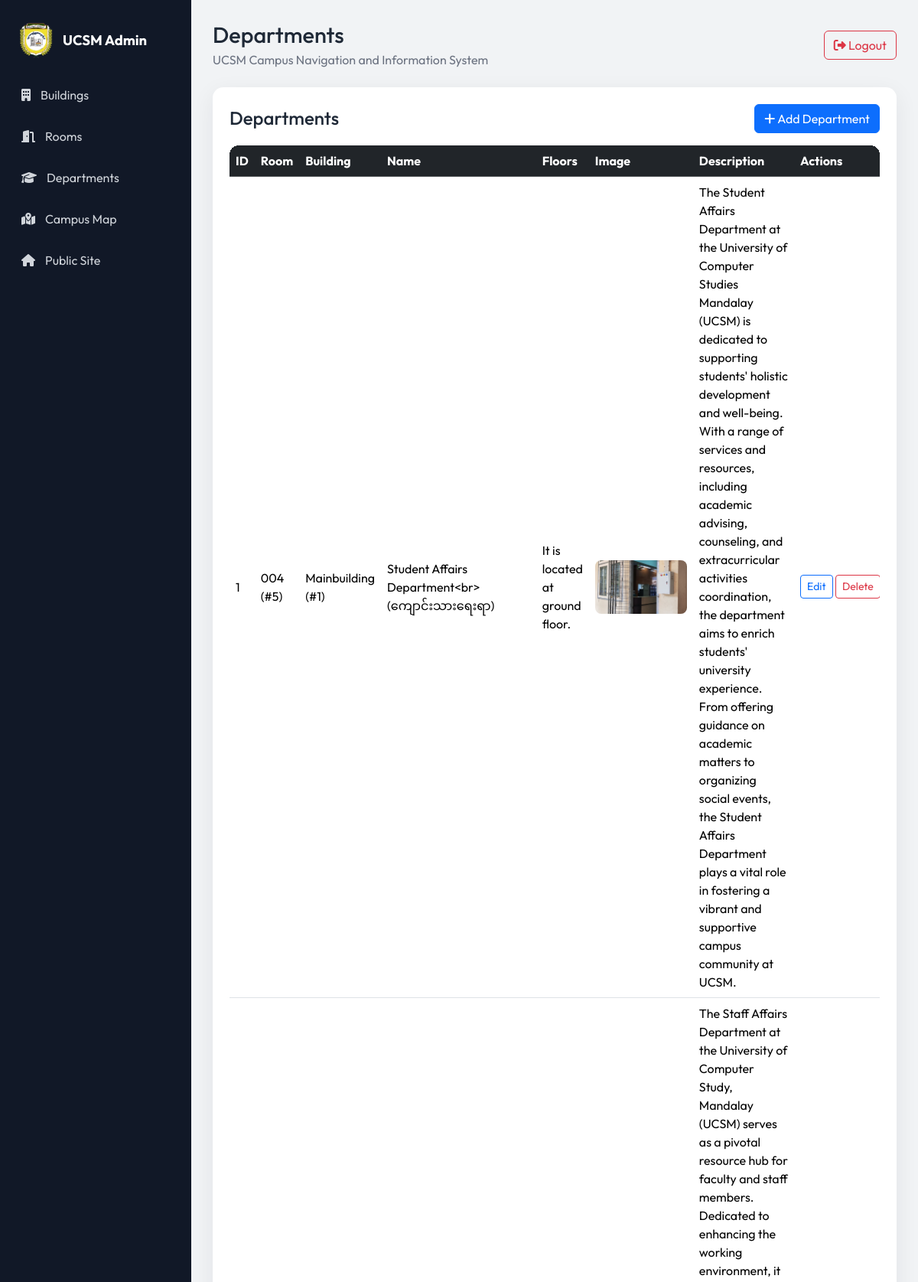
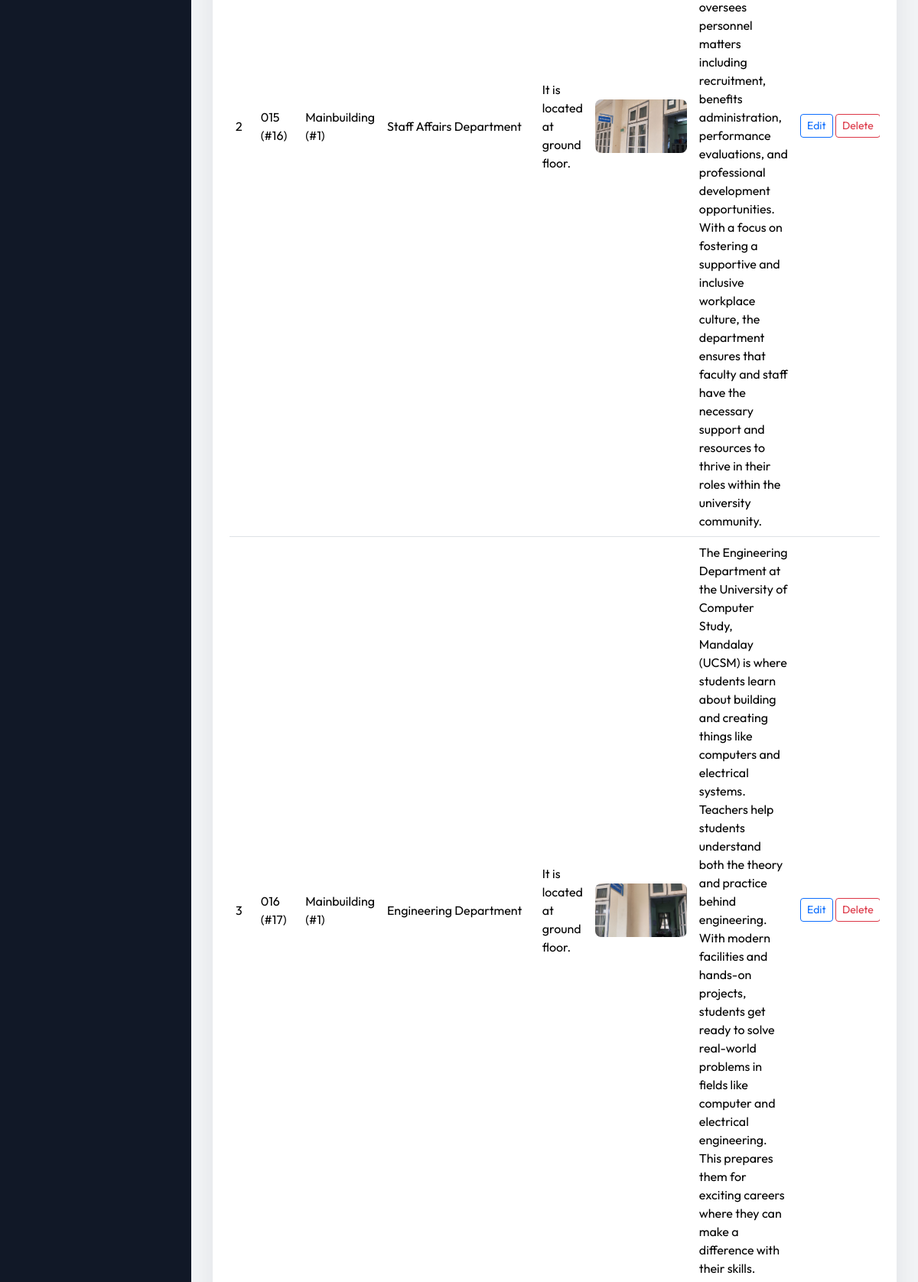
/new_DepartmentAdmin.php (signed in, upper part), run on the app's committed database (2 pictures, top to bottom).
### tables this page shows
CREATE TABLE `department` (
  `id` int(225) NOT NULL,
  `rid` int(225) NOT NULL,
  `brid` int(225) NOT NULL,
  `departmentname` varchar(200) NOT NULL,
  `floors` varchar(225) NOT NULL,
  `imgdepartment` longblob NOT NULL,
  `descriptionOfDepartment` text DEFAULT NULL
);

CREATE TABLE `room` (
  `id` int(225) NOT NULL,
  `bid` int(225) NOT NULL,
  `roomnum` varchar(225) NOT NULL,
  `floor` varchar(225) NOT NULL,
  `imgroom` longblob NOT NULL,
  `descriptionOfRoom` text NOT NULL
);

CREATE TABLE `buildings` (
  `id` int(225) NOT NULL,
  `bname` varchar(200) DEFAULT NULL,
  `img` longblob NOT NULL,
  `description` text DEFAULT NULL
);

### bootstrap.php (called while the page is built, shortened)
<?php
require_once __DIR__ . '/includes/helpers.php';
require_once __DIR__ . '/classes/Department.php';
$db = Database::getInstance()->connection();
$departmentModel = new Department($db);

### classes/Department.php (called while the page is built, shortened)
<?php
final class Department
{
    public function all(): array
    {
        $sql = 'SELECT d.id, d.rid, d.brid, d.departmentname, d.floors, d.imgdepartment, d.descriptionOfDepartment,
                       r.roomnum, b.bname AS building_name
                FROM department d
                JOIN room r ON r.id = d.rid
                JOIN buildings b ON b.id = d.brid
                ORDER BY d.id';
        $result = $this->db->query($sql);
        return $result->fetch_all(MYSQLI_ASSOC);
    }
}

### includes/helpers.php (called while the page is built, shortened)
<?php
function e(?string $value): string
{
    return htmlspecialchars((string)$value, ENT_QUOTES, 'UTF-8');
}

### new_DepartmentAdmin.php (the view, shortened to what this page needs)
<?php
require __DIR__ . '/includes/auth_guard.php';
try { $departments=$departmentModel->all(); } catch(Throwable $e){ error_log($e->getMessage()); flash('danger','Departments could not be loaded.'); $departments=[]; }
$pageTitle='Departments'; require __DIR__.'/includes/admin_header.php';
?><div class="admin-card"><div class="d-flex flex-wrap justify-content-between align-items-center gap-2 mb-3"><h2 class="h4 mb-0">Departments</h2><a class="btn btn-primary" href="addnewDepartment.php"><i class="fa-solid fa-plus"></i> Add Department</a></div><div class="table-wrap"><table class="table table-hover admin-table"><thead class="table-dark"><tr><th>ID</th><th>Room</th><th>Building</th><th>Name</th><th>Floors</th><th>Image</th><th>Description</th><th>Actions</th></tr></thead><tbody>
<?php if(!$departments): ?><tr><td colspan="8" class="empty-state">No departments found.</td></tr><?php endif; ?><?php foreach($departments as $row): ?><tr><td><?= (int)$row['id'] ?></td><td><?= e($row['roomnum']) ?> (#<?= (int)$row['rid'] ?>)</td><td><?= e($row['building_name']) ?> (#<?= (int)$row['brid'] ?>)</td><td><?= e($row['departmentname']) ?></td><td><?= e($row['floors']) ?></td><td><img src="<?= e($row['imgdepartment']) ?>" alt="<?= e($row['departmentname']) ?>"></td><td><?= nl2br(e($row['descriptionOfDepartment'])) ?></td><td class="text-nowrap"><a class="btn btn-sm btn-outline-primary" href="editDepartment.php?id=<?= (int)$row['id'] ?>">Edit</a> <form class="d-inline" action="deleteDepartment.php" method="post" onsubmit="return confirm('Delete this department?');"><input type="hidden" name="csrf_token" value="<?= e(csrf_token()) ?>"><input type="hidden" name="id" value="<?= (int)$row['id'] ?>"><button class="btn btn-sm btn-outline-danger">Delete</button></form></td></tr><?php endforeach; ?></tbody></table></div></div><?php require __DIR__.'/includes/admin_footer.php'; ?>

### admin.css (style rules this page uses)
:root { --sidebar:#111827;--sidebar-hover:#1f2937;--accent:#2f1fe4;--page:#f1f3f5;--card:#fff;--text:#1f2937;--muted:#6b7280 }
* { box-sizing:border-box }
html,body { margin:0;min-height:100%;font-family:Outfit,system-ui,sans-serif;background:var(--page);color:var(--text) }
.admin-card { background:var(--card);border-radius:14px;box-shadow:0 8px 30px rgba(15,23,42,.07);padding:22px }
.table-wrap { width:100%;overflow-x:auto;border-radius:12px }
.admin-table { min-width:850px }
.admin-table img { width:120px;height:70px;object-fit:cover;border-radius:8px }
.admin-table td,.admin-table th { vertical-align:middle }

### data on the page
department: id "1", rid.roomnum "004", rid "5", brid.bname "Mainbuilding", brid "1", departmentname "Student Affairs Department<br>(ကျောင်းသားရေးရာ)", floors "It is located at ground floor.", imgdepartment (picture), descriptionOfDepartment "The Student Affairs Department at the University of Computer Studies Mandalay (UCSM) is dedicated to supporting students' holistic development and well-being. With a range of services and resources, including academic advising, counseling, and extracurricular activities coordination, the department aims to enrich students' university experience. From offering guidance on academic matters to organizing social events, the Student Affairs Department plays a vital role in fostering a vibrant and supportive campus community at UCSM."
department: id "2", rid.roomnum "015", rid "16", brid.bname "Mainbuilding", brid "1", departmentname "Staff Affairs Department", floors "It is located at ground floor.", imgdepartment (picture), descriptionOfDepartment "The Staff Affairs Department at the University of Computer Study, Mandalay (UCSM) serves as a pivotal resource hub for faculty and staff members. Dedicated to enhancing the working environment, it oversees personnel matters including recruitment, benefits administration, performance evaluations, and professional development opportunities. With a focus on fostering a supportive and inclusive workplace culture, the department ensures that faculty and staff have the necessary support and resources to thrive in their roles within the university community."
department: id "3", rid.roomnum "016", rid "17", brid.bname "Mainbuilding", brid "1", departmentname "Engineering Department", floors "It is located at ground floor.", imgdepartment (picture), descriptionOfDepartment "The Engineering Department at the University of Computer Study, Mandalay (UCSM) is where students learn about building and creating things like computers and electrical systems. Teachers help students understand both the theory and practice behind engineering. With modern facilities and hands-on projects, students get ready to solve real-world problems in fields like computer and electrical engineering. This prepares them for exciting careers where they can make a difference with their skills."

### other printed values
$pageTitle "Departments"
